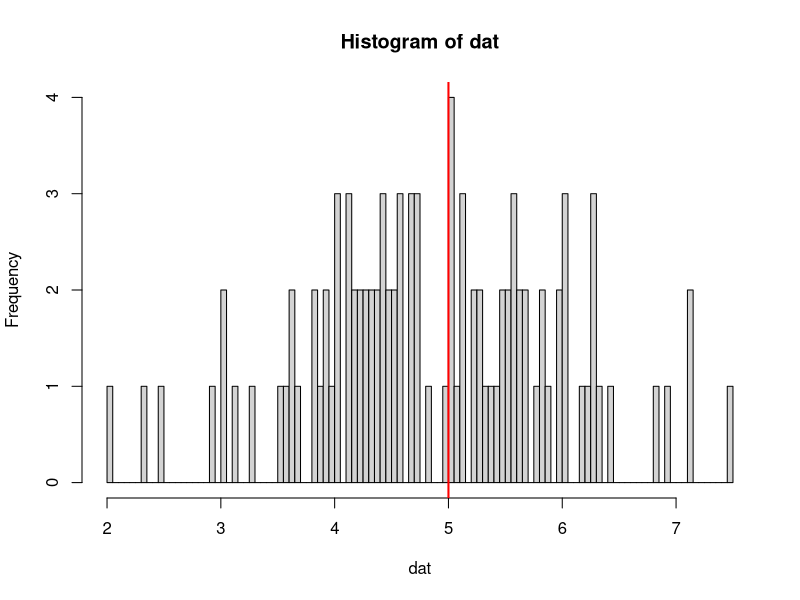
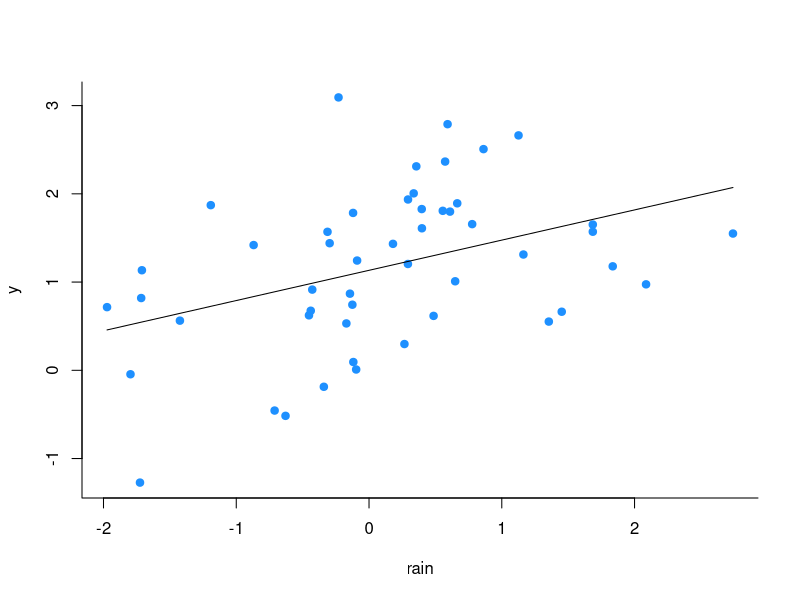
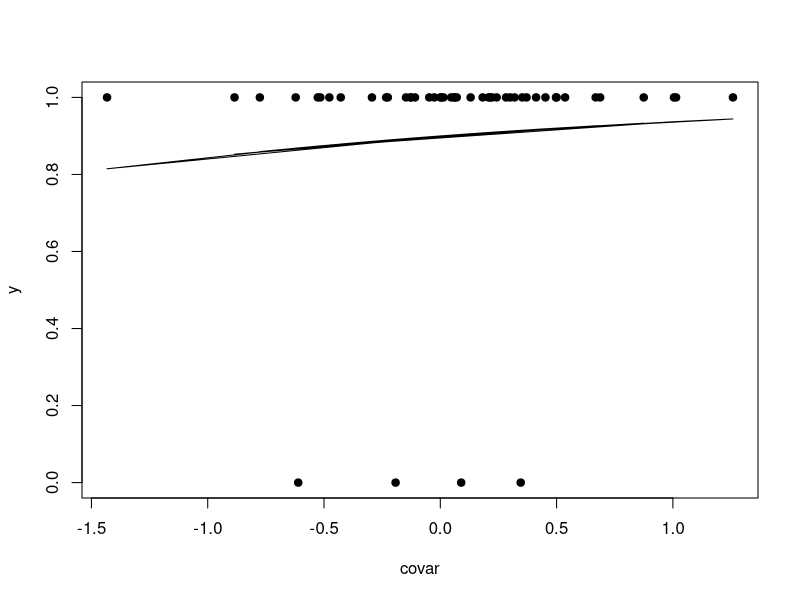
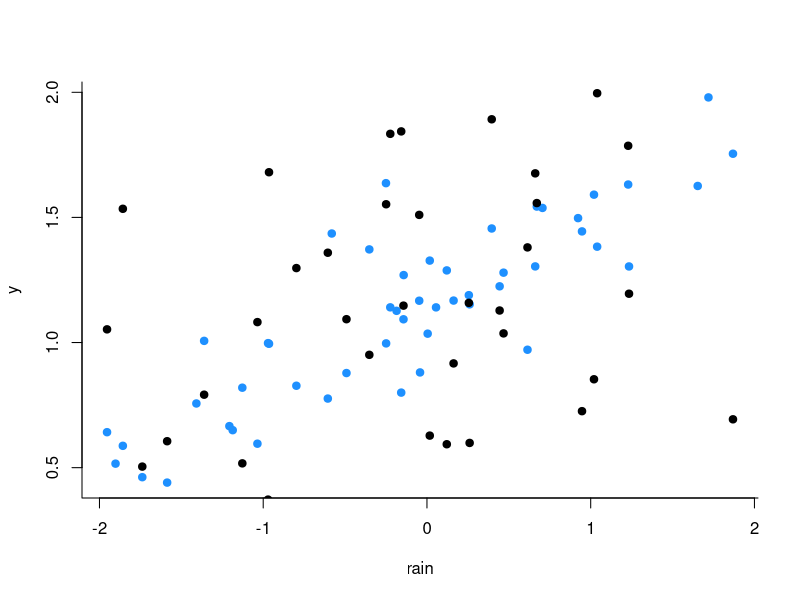

Write the R code that produced these figures, in order.
# Simulate Fit
# Josh Nowak
# 09/2021
################################################################################
# Packages
# library(dplyr)

################################################################################
# Data
## No external data needed

################################################################################
# Model of the Mean
dat <- rnorm(100, 5, 1)

mean(dat)
hist(dat, breaks = 100)
abline(v = 5, col = "red", lwd = 2)

################################################################################
# Regression
int <- 1.2
slope <- .3
rain <- rnorm(50, 0, 1)

y_det <- int + slope * rain

y <- rnorm(length(rain), y_det, 1)

plot(rain, y, bty = "l", pch = 19, col = "dodgerblue")

summary(lm(y ~ rain))

mod <- lm(y ~ rain)

coef(mod)

pred <- coef(mod)[1] + coef(mod)[2] * rain

lines(rain, pred)

################################################################################
# GLM
# Linear Predictor
# Link
# Stochastic bit, Distribution that describes the error
int <- qlogis(0.9)
slope <- 0.5
covar <- rnorm(50, 0, 0.5)

y_det <- int + slope * covar
range(y_det)
y_link <- plogis(y_det)
range(y_link)

y <- rbinom(length(covar), prob = y_link, size = 1)

plot(covar, y, pch = 19)
lines(covar, y_link)

fit <- glm(y ~ covar, family = binomial)

summary(fit)

################################################################################
# State-space
int <- 1.2
slope <- .3
rain <- rnorm(50, 0, 1)
p_err <- 0.8

y_det <- int + slope * rain

# Process error - biology
y <- rnorm(length(rain), y_det, 0.2)

# Observation error - humans ain't perfect
y_obs <- rnorm(length(rain), y, p_err)

plot(rain, y, bty = "l", pch = 19, col = "dodgerblue")
points(rain, y_obs, pch = 19)

summary(lm(y_obs ~ rain))

################################################################################